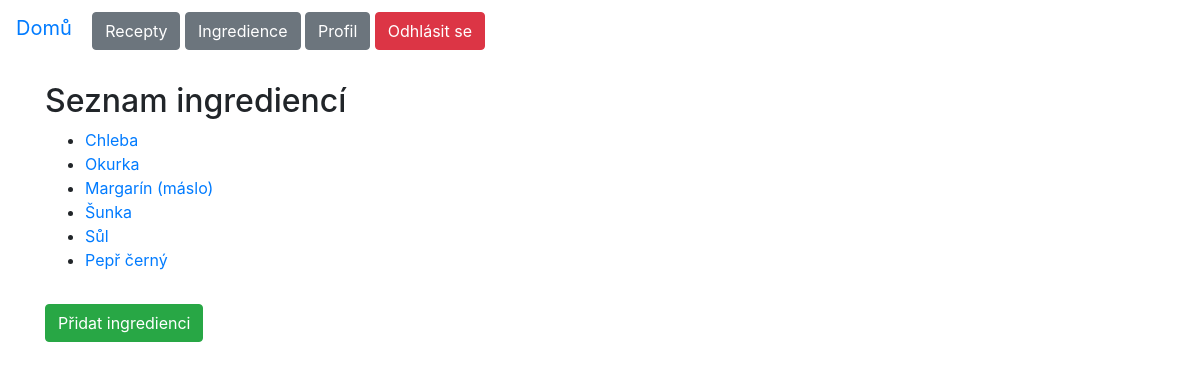
The app's page /ingredience/ (signed in) with its own data.
### recepty/models.py (models this page shows, shortened)
class Ingredient(models.Model):
    name = models.CharField(max_length=255)
    description = models.TextField(blank=True, null=True)
    image = models.ImageField(upload_to='ingredient_images/', blank=True, null=True)

### recepty/views.py (the view)
# urls.py: path('ingredience/', views.ingredient_list, name='ingredient_list'),
def ingredient_list(request):
    ingredients = Ingredient.objects.all()
    return render(request, 'ingredience/ingredient_list.html', {'ingredients': ingredients})

### recepty/templates/ingredience/ingredient_list.html (shortened to what this page needs)
{% extends "base.html" %}
{% block content %}
<div class="container mt-4">
    <h2>Seznam ingrediencí</h2>
    <ul>
        {% for ingredient in ingredients %}
            <li>
                <a href="{% url 'ingredient_detail' ingredient.name %}">{{ ingredient.name }}</a>
            </li>
        {% empty %}
            <li>Žádné ingredience.</li>
        {% endfor %}
    </ul>
    {% if user.is_authenticated %}
        <a href="{% url 'pridat_ingredienci' %}" class="btn btn-success mt-3">Přidat ingredienci</a>
    {% endif %}
</div>
{% endblock %}

### records on screen
Ingredient: name "Chleba"
Ingredient: name "Okurka"
Ingredient: name "Margarín (máslo)"
Ingredient: name "Šunka"
Ingredient: name "Sůl"
Ingredient: name "Pepř černý"
